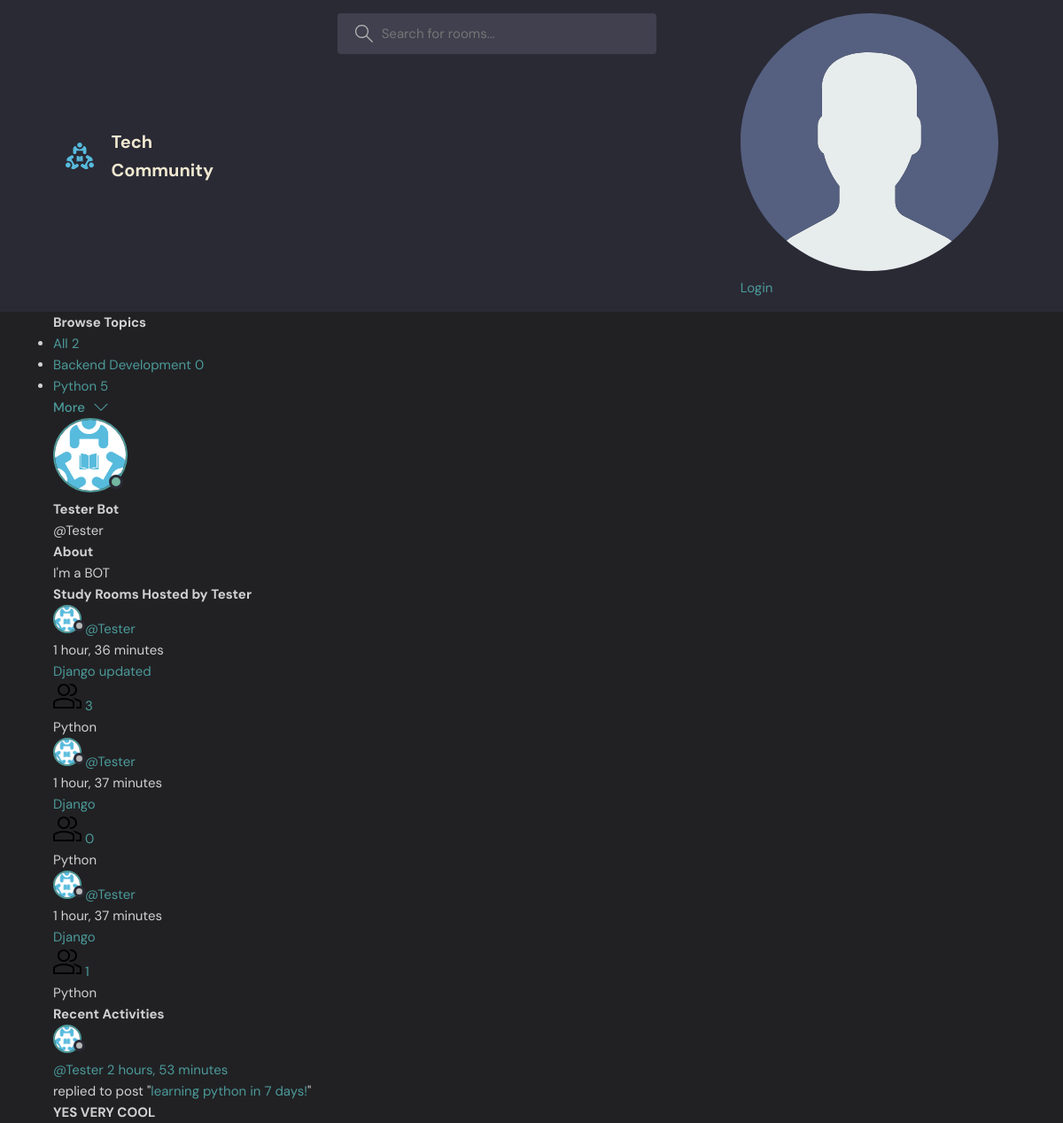
The app's page /profile/2/ with its own data.
### base/models.py (models this page shows, shortened)
class Topic(models.Model):
    name = models.CharField(max_length=200)

class User(AbstractUser):
    name= models.CharField(max_length=200, null=True)
    email = models.EmailField(unique=True  ,null=True)
    bio = models.TextField(null=True)
    avatar= models.ImageField(null = True, default = "avatar.svg")
    USERNAME_FIELD = 'email'
    REQUIRED_FIELDS = []

class Room(models.Model):
    host = models.ForeignKey(User, on_delete=models.CASCADE, null = True)
    topic =models.ForeignKey(Topic, on_delete=models.SET_NULL, null = True)
    name = models.CharField(max_length=200)
    description = models.TextField(null = True, blank = True)
    participants = models.ManyToManyField(User, related_name='participants', blank = True)
    updated = models.DateTimeField(auto_now = True)
    created = models.DateTimeField(auto_now_add=True)
    class Meta:
        ordering = ['-updated', '-created']

class Message(models.Model):
    user =  models.ForeignKey(User, on_delete=models.CASCADE)
    room = models.ForeignKey(Room, on_delete=models.CASCADE)
    body = models.TextField()
    updated = models.DateTimeField(auto_now = True)
    created = models.DateTimeField(auto_now_add=True)

### base/views.py (the view)
# urls.py: path('profile/<int:pk>/', views.userProfile, name='user-profile'),
def userProfile(request, pk):
    User = get_user_model()
    user = User.objects.get(id=pk)
    rooms = user.room_set.all()
    room_messages = user.message_set.all()
    topics = Topic.objects.all()
    context = {'user':user, 'rooms':rooms, 'room_messages':room_messages, 'topics':topics}
    return render(request, 'profile.html', context)

### template/profile.html (shortened to what this page needs)
{% extends 'main.html'  %}
{% block content %}
  <main class="profile-page layout layout--3">
    <div class="container">
      {% include 'topics_components.html' %}
      <div class="roomList">
        <div class="profile">
          <div class="profile__avatar">
            <div class="avatar avatar--large active">
              <img src="{{user.avatar.url}}" />
            </div>
          </div>
          <div class="profile__info">
            <h3>{{user.name}}</h3>
            <p>@{{user.username}}</p>
          </div>
          <div class="profile__about">
            <h3>About</h3>
            <p>
             {{user.bio}}
            </p>
          </div>
        </div>
        <div class="roomList__header">
          <div>
            <h2>Study Rooms Hosted by {{user.username}}</a>
            </h2>
          </div>
        </div>
        {% include 'feed_component.html' %}
      </div>
       {% include 'activity_component.html' %}
    </div>
  </main>
{% endblock %}

### template/main.html (shortened to what this page needs)
<!DOCTYPE html>
{% load static  %}
<html lang="en">
  <head>
    <link rel="stylesheet" href="{% static  'styles/style.css' %}" />
  </head>
  <body>
    {% include 'navbar.html' %}
    {%block content  %}
    {% endblock %}
  </body>
</html>

### template/navbar.html (shortened to what this page needs)
{% load static %}
<header class="header header--loggedIn">
    <div class="container">
      <a href="{% url 'home' %}" class="header__logo">
        <img src="{% static 'images/logo.svg' %}" />
        <h1>Tech Community</h1>
      </a>
      <form class="header__search" method="GET" action="{% url 'home' %}">
        <label>
          <input name="q" placeholder="Search for rooms..." />
        </label>
      </form>
      <nav class="header__menu">
        {% if request.user.is_authenticated %}
          <div class="header__user">
            <a href="{% url 'user-profile' user.id %}">
              <div class="avatar avatar--medium active">
                <img src="{{ request.user.avatar.url }}" alt="User Avatar" />
              </div>
              <p>{{ request.user.name }} <span>@{{ request.user.username }}</span></p>
            </a>
            <button class="dropdown-button">
              <svg version="1.1" xmlns="http://www.w3.org/2000/svg" width="32" height="32" viewBox="0 0 32 32">
                <title>chevron-down</title>
                <path d="M16 21l-13-13h-3l16 16 16-16h-3l-13 13z"></path>
              </svg>
            </button>
          </div>
          <div class="dropdown-menu">
            <a href="{% url 'update-user' pk=request.user.pk %}" class="dropdown-link">
              <svg version="1.1" xmlns="http://www.w3.org/2000/svg" width="32" height="32" viewBox="0 0 32 32">
                <title>tools</title>
                <path d="M27.465 32c-1.211 0-2.35-0.471-3.207-1.328l-9.392-9.391c-2.369 0.898-4.898 0.951-7.355 0.15-3.274-1.074-5.869-3.67-6.943-6.942-0.879-2.682-0.734-5.45 0.419-8.004 0.135-0.299 0.408-0.512 0.731-0.572 0.32-0.051 0.654 0.045 0.887 0.277l5.394 5.395 3.586-3.586-5.394-5.395c-0.232-0.232-0.336-0.564-0.276-0.887s0.272-0.596 0.572-0.732c2.552-1.152 5.318-1.295 8.001-0.418 3.274 1.074 5.869 3.67 6.943 6.942 0.806 2.457 0.752 4.987-0.15 7.358l9.392 9.391c0.844 0.842 1.328 2.012 1.328 3.207-0 2.5-2.034 4.535-4.535 4.535zM15.101 19.102c0.26 0 0.516 0.102 0.707 0.293l9.864 9.863c0.479 0.479 1.116 0.742 1.793 0.742 1.398 0 2.535-1.137 2.535-2.535 0-0.668-0.27-1.322-0.742-1.793l-9.864-9.863c-0.294-0.295-0.376-0.74-0.204-1.119 0.943-2.090 1.061-4.357 0.341-6.555-0.863-2.631-3.034-4.801-5.665-5.666-1.713-0.561-3.468-0.609-5.145-0.164l4.986 4.988c0.391 0.391 0.391 1.023 0 1.414l-5 5c-0.188 0.188-0.441 0.293-0.707 0.293s-0.52-0.105-0.707-0.293l-4.987-4.988c-0.45 1.682-0.397 3.436 0.164 5.146 0.863 2.631 3.034 4.801 5.665 5.666 2.2 0.721 4.466 0.604 6.555-0.342 0.132-0.059 0.271-0.088 0.411-0.088z"></path>
              </svg>
              Settings
            </a>
            <a href="{% url 'logout' %}" class="dropdown-link">
              <svg version="1.1" xmlns="http://www.w3.org/2000/svg" width="32" height="32" viewBox="0 0 32 32">
                <title>sign-out</title>
                <path d="M3 0h22c0.553 0 1 0 1 0.553l-0 3.447h-2v-2h-20v28h20v-2h2l0 3.447c0 0.553-0.447 0.553-1 0.553h-22c-0.553 0-1-0.447-1-1v-30c0-0.553 0.447-1 1-1z"></path>
                <path d="M21.879 21.293l1.414 1.414 6.707-6.707-6.707-6.707-1.414 1.414 4.293 4.293h-14.172v2h14.172l-4.293 4.293z"></path>
              </svg>
              Logout
            </a>
          </div>
        {% else %}
        <a href="{% url 'login' %}">
            <img src="{% static 'images/avatar.svg' %}" />
            <p>Login</p>
        </a>
        {% endif %}
      </nav>
    </div>
</header>

### template/topics_components.html
<div class="topics">
   <div class="topics__header">
     <h2>Browse Topics</h2>
   </div>
   <ul class="topics__list">
     <li>
       <a href="{%url 'home'%}" class="active">All <span>{{topics.count}}</span></a>
     </li>
     {% for topic in topics %}
     <li>
       <a href="{% url 'home' %}?q={{topic.name}}">{{topic.name}} <span>{{topic.room_set.all.count}}</span></a>
     </li>
     {% endfor %}
   </ul>
   <a class="btn btn--link" href="{% url 'topics' %}">
     More
     <svg version="1.1" xmlns="http://www.w3.org/2000/svg" width="32" height="32" viewBox="0 0 32 32">
       <title>chevron-down</title>
       <path d="M16 21l-13-13h-3l16 16 16-16h-3l-13 13z"></path>
     </svg>
   </a>
 </div>

### template/feed_component.html (shortened to what this page needs)
{% for room in rooms  %}
<div class="roomListRoom">
    <div class="roomListRoom__header">
      <a href="{% url 'user-profile' room.host.id %}" class="roomListRoom__author">
        <div class="avatar avatar--small">
          <img src="{{room.host.avatar.url}}" />
        </div>
        <span>@{{room.host.username}}</span>
      </a>
      <div class="roomListRoom__actions">
        <span>{{room.created|timesince}}</span>
      </div>
    </div>
    <div class="roomListRoom__content">
      <a href="{% url 'room' room.id  %}">{{room.name}}</a>
    </div>
    <div class="roomListRoom__meta">
      <a href="room.html" class="roomListRoom__joined">
        {{room.participants.all.count}}
      </a>
      <p class="roomListRoom__topic">{{room.topic.name}}</p>
    </div>
  </div>
{%endfor%}

### template/activity_component.html (shortened to what this page needs)
<div class="activities">
    <div class="activities__header">
        <h2>Recent Activities</h2>
    </div>
    {% for message in room_messages %}
        <div class="activities__box">
            <div class="activities__boxHeader roomListRoom__header">
                <a href="{% url 'user-profile' message.user.id %}" class="roomListRoom__author">
                    <div class="avatar avatar--small">
                        <img src="{{message.user.avatar.url}}" />
                    </div>
                    <p>
                        @{{ message.user.username }}
                        <span>{{ message.created|timesince }}</span>
                    </p>
                </a>
            </div>
            <div class="activities_boxContent">
                <p>replied to post "<a href="{% url 'room' message.room.id %}">{{ message.room.name }}</a>"</p>
                <div class="activities_boxRoomContent">
                    <strong>{{ message.body }}</strong>
                </div>
            </div>
        </div>
    {% endfor %}
</div>

### static/styles/style.css (style rules this page uses)
:root { --color-main: #4C9A99; --color-main-light: #A0D1CF; --color-dark: #2A2A35; --color-dark-medium: #40404F; --color-dark-light: #5C5C72; --color-light: #F0E8D0; --color-gray: #B8B8B8; --color-light-gray: #D1D1D1; --color-bg: #212124; --color-success: #73B7A1; --color-error: #FF6B6B; }
* { font-family: "DM Sans", -apple-system, BlinkMacSystemFont, "Segoe UI", Roboto, Oxygen, Ubuntu, Cantarell, "Open Sans", "Helvetica Neue", sans-serif; margin: 0; padding: 0; box-sizing: border-box; text-rendering: optimizeLegibility; font-size: inherit; }
html { font-size: 56.25%; }
@media only screen and (min-width: 1200px) { html { font-size: 62.5%; } }
body { line-height: 1.6; font-weight: 400; font-size: 1.5rem; color: var(--color-light-gray); background-color: var(--color-bg); min-height: 100vh; }
img { width: 100%; }
a { display: inline-block; color: var(--color-main); text-decoration: none; }
.container { max-width: 120rem; width: 90%; margin: auto; }
.btn { background-color: transparent; border: none; display: inline-flex; align-items: center; gap: 1rem; cursor: pointer; transition: all ease-in-out 0.3s; padding: 1rem 2rem; border-radius: 5px; box-shadow: 1px 1px 3px 1px rgba(0, 0, 0, 0.15); font-weight: 500; }
.btn--link { border-radius: 0; padding: 0; color: var(--color-main); box-shadow: none; }
.btn > svg { fill: currentColor; width: 1.6rem; height: 1.6rem; }
.avatar { position: relative; display: inline-block; border-radius: 50%; border: 2px solid var(--color-main); }
.avatar img { display: block; border-radius: 50%; object-fit: cover; object-position: center; }
.avatar::after { content: ""; display: block; position: absolute; background-color: var(--color-gray); z-index: 111; border-radius: 50%; border: 0.3rem solid var(--color-dark); }
.avatar.active::after { background-color: var(--color-success); }
.avatar.avatar--small img { width: 2.8rem; height: 2.8rem; }
.avatar.avatar--small:after { width: 0.7rem; height: 0.7rem; bottom: 0px; right: -6px; }
.avatar.avatar--large img { display: block; width: 8rem; height: 8rem; }
.avatar.avatar--large:after { width: 1rem; height: 1rem; bottom: 2px; right: 3.5px; }
.header { padding: 1.5rem; background-color: var(--color-dark); }
.header > .container { display: flex; gap: 9.5rem; }
.header__logo, .header__user { display: flex; gap: 2rem; align-items: center; }
.header__logo > img { height: 3.2rem; width: 3.2rem; }
.header__logo > h1 { font-weight: 700; font-size: 2rem; color: var(--color-light); }
.header__search > label { background-color: var(--color-dark-medium); padding: 1.3rem 1rem; display: flex; align-items: center; gap: 1rem; border-radius: 4px; }
.header__search svg { fill: var(--color-gray); width: 2rem; height: 2rem; margin-left: 1rem; }
.header__search input { width: 30rem; background: transparent; border: none; outline: none; color: var(--color-light); }
.header__menu { margin-left: auto; display: flex; gap: 2rem; }

### records on screen
Topic: name "Backend Development", room_set.all.count "0"
Topic: name "Python", room_set.all.count "5"
User: avatar (picture), name "Tester Bot", username "Tester", bio "I'm a BOT"
Room: host.avatar (picture), host.username "Tester", created "1 hour, 36 minutes", name "Django updated", participants.all.count "3", topic.name "Python"
Room: host.avatar (picture), host.username "Tester", created "1 hour, 37 minutes", name "Django", participants.all.count "0", topic.name "Python"
Room: host.avatar (picture), host.username "Tester", created "1 hour, 37 minutes", name "Django", participants.all.count "1", topic.name "Python"
Message: user.avatar (picture), user.username "Tester", created "2 hours, 53 minutes", room.name "learning python in 7 days!", body "YES VERY COOL"

### other values on screen
{{ topics.count }} "2"
